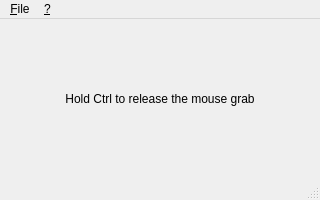
<?xml version="1.0" encoding="UTF-8"?>
<ui version="4.0">
 <class>MainWindow</class>
 <widget class="QMainWindow" name="MainWindow">
  <property name="geometry">
   <rect>
    <x>0</x>
    <y>0</y>
    <width>320</width>
    <height>200</height>
   </rect>
  </property>
  <property name="mouseTracking">
   <bool>true</bool>
  </property>
  <property name="windowTitle">
   <string>MainWindow</string>
  </property>
  <widget class="QWidget" name="centralWidget">
   <property name="mouseTracking">
    <bool>true</bool>
   </property>
   <layout class="QVBoxLayout" name="verticalLayout">
    <item>
     <widget class="QLabel" name="label">
      <property name="text">
       <string>Hold Ctrl to release the mouse grab</string>
      </property>
      <property name="alignment">
       <set>Qt::AlignCenter</set>
      </property>
      <property name="wordWrap">
       <bool>true</bool>
      </property>
      <property name="textInteractionFlags">
       <set>Qt::NoTextInteraction</set>
      </property>
     </widget>
    </item>
   </layout>
  </widget>
  <widget class="QMenuBar" name="menuBar">
   <property name="geometry">
    <rect>
     <x>0</x>
     <y>0</y>
     <width>320</width>
     <height>26</height>
    </rect>
   </property>
   <widget class="QMenu" name="menu_File">
    <property name="title">
     <string>&amp;File</string>
    </property>
    <addaction name="action_Connect"/>
    <addaction name="separator"/>
    <addaction name="action_Exit"/>
   </widget>
   <widget class="QMenu" name="menu">
    <property name="title">
     <string>&amp;?</string>
    </property>
    <addaction name="action_About"/>
   </widget>
   <addaction name="menu_File"/>
   <addaction name="menu"/>
  </widget>
  <widget class="QStatusBar" name="statusBar"/>
  <action name="action_Exit">
   <property name="text">
    <string>&amp;Exit</string>
   </property>
  </action>
  <action name="actionCapture_Mouse">
   <property name="checkable">
    <bool>true</bool>
   </property>
   <property name="text">
    <string>Capture &amp;Mouse</string>
   </property>
  </action>
  <action name="actionCapture_Keyboard">
   <property name="checkable">
    <bool>true</bool>
   </property>
   <property name="text">
    <string>Capture &amp;Keyboard</string>
   </property>
  </action>
  <action name="action_About">
   <property name="text">
    <string>&amp;About...</string>
   </property>
  </action>
  <action name="action_Connect">
   <property name="text">
    <string>&amp;Connect...</string>
   </property>
  </action>
 </widget>
 <layoutdefault spacing="6" margin="11"/>
 <resources/>
 <connections>
  <connection>
   <sender>action_Exit</sender>
   <signal>activated()</signal>
   <receiver>MainWindow</receiver>
   <slot>close()</slot>
   <hints>
    <hint type="sourcelabel">
     <x>-1</x>
     <y>-1</y>
    </hint>
    <hint type="destinationlabel">
     <x>319</x>
     <y>239</y>
    </hint>
   </hints>
  </connection>
 </connections>
</ui>
